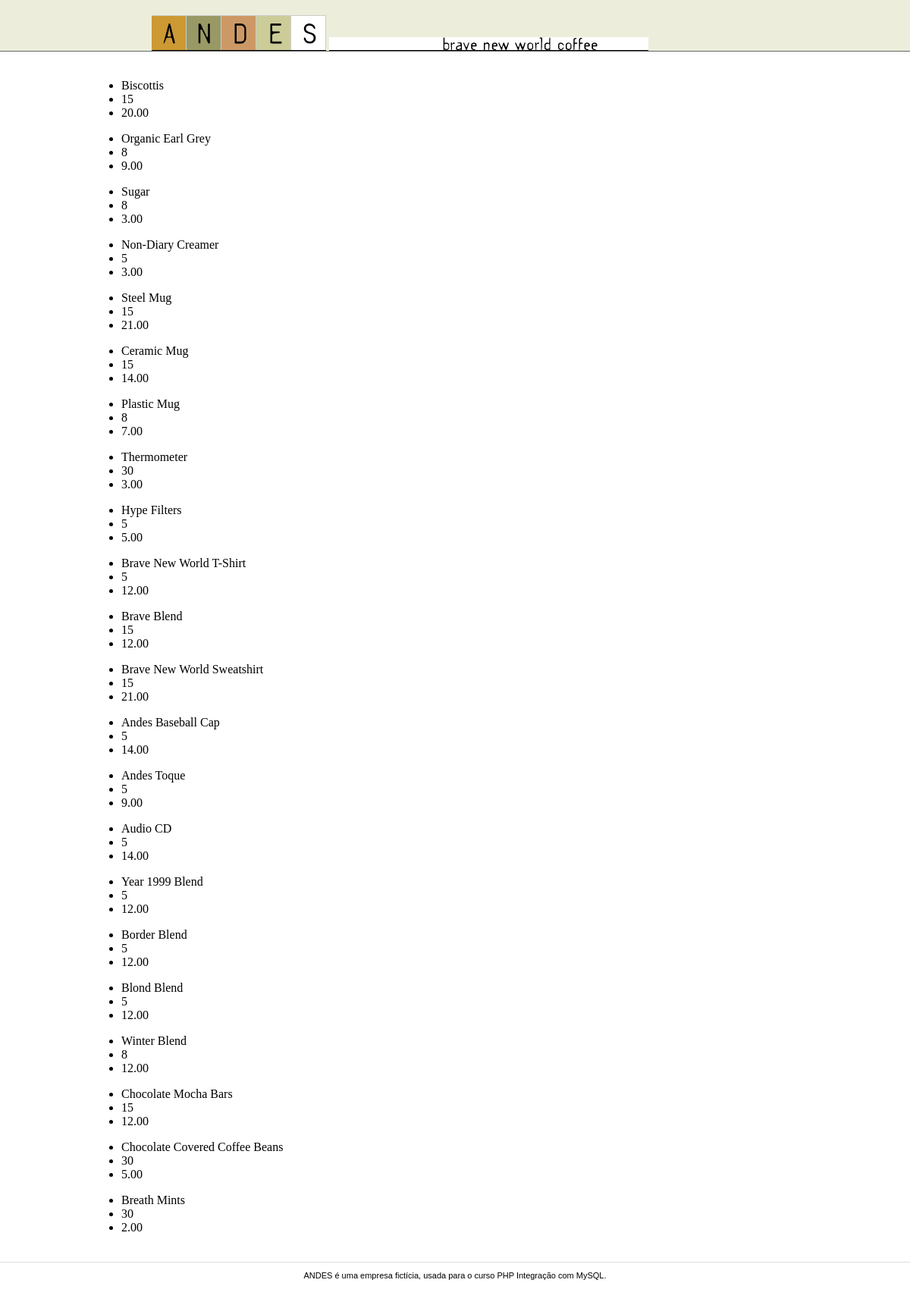
The app's page /public/02-ListagemDeProdutos/01-RealizarUmaListagemDeProdutos.php with its own data.
### tables this page shows
CREATE TABLE `produtos` (
  `produtoID` int(11) NOT NULL AUTO_INCREMENT,
  `nomeproduto` varchar(50) DEFAULT NULL,
  `descricao` longtext,
  `codigobarra` varchar(15) DEFAULT NULL,
  `tempoentrega` tinyint(3) DEFAULT NULL,
  `precorevenda` decimal(10,2) DEFAULT NULL,
  `precounitario` decimal(10,2) DEFAULT NULL,
  `estoque` mediumint(4) DEFAULT NULL,
  `imagemgrande` varchar(100) DEFAULT NULL,
  `imagempequena` varchar(100) DEFAULT NULL,
  `descontinuado` tinyint(1) DEFAULT '0',
  `fornecedorID` tinyint(3) DEFAULT NULL,
  `categoriaID` tinyint(3) DEFAULT NULL,
  PRIMARY KEY (`produtoID`)
);

### public/02-ListagemDeProdutos/01-RealizarUmaListagemDeProdutos.php (the view, shortened to what this page needs)
<?php require_once("../../conexao/conexao.php"); ?>
<?php
    $produtos ="SELECT produtoID, nomeproduto, tempoentrega, precounitario ";
    $produtos .= " FROM produtos ";
    $resultado = mysqli_query($conecta, $produtos);
?>
<!doctype html>
<html>
    <head>
        <link href="_css/estilo.css" rel="stylesheet">
    </head>
    <body>
        <?php include_once("../_incluir/topo.php"); ?>
        <?php include_once("../_incluir/funcoes.php"); ?>
        <main>
        <?php
            while($linha = mysqli_fetch_assoc($resultado))  {
        ?>
        <ul>
            <li><?php    echo $linha["nomeproduto"]     ?>  </li>
            <li><?php    echo $linha["tempoentrega"]    ?>  </li>
            <li><?php    echo $linha["precounitario"]   ?>  </li>
        </ul>
        <?php
        }
        ?>
        </main>
        <?php include_once("../_incluir/rodape.php"); ?>
    </body>
</html>

### public/02-ListagemDeProdutos/_css/estilo.css (style rules this page uses)
body { margin:0 }
main { width:960px; min-height: 500px; padding:20px 0; margin:0 auto; }

### records on screen
produtos: nomeproduto "Biscottis", tempoentrega "15", precounitario "20.00"
produtos: nomeproduto "Organic Earl Grey", tempoentrega "8", precounitario "9.00"
produtos: nomeproduto "Sugar", tempoentrega "8", precounitario "3.00"
produtos: nomeproduto "Non-Diary Creamer", tempoentrega "5", precounitario "3.00"
produtos: nomeproduto "Steel Mug", tempoentrega "15", precounitario "21.00"
produtos: nomeproduto "Ceramic Mug", tempoentrega "15", precounitario "14.00"
produtos: nomeproduto "Plastic Mug", tempoentrega "8", precounitario "7.00"
produtos: nomeproduto "Thermometer", tempoentrega "30", precounitario "3.00"
produtos: nomeproduto "Hype Filters", tempoentrega "5", precounitario "5.00"
produtos: nomeproduto "Brave New World T-Shirt", tempoentrega "5", precounitario "12.00"
produtos: nomeproduto "Brave Blend", tempoentrega "15", precounitario "12.00"
produtos: nomeproduto "Brave New World Sweatshirt", tempoentrega "15", precounitario "21.00"
produtos: nomeproduto "Andes Baseball Cap", tempoentrega "5", precounitario "14.00"
produtos: nomeproduto "Andes Toque", tempoentrega "5", precounitario "9.00"
produtos: nomeproduto "Audio CD", tempoentrega "5", precounitario "14.00"
produtos: nomeproduto "Year 1999 Blend", tempoentrega "5", precounitario "12.00"
produtos: nomeproduto "Border Blend", tempoentrega "5", precounitario "12.00"
produtos: nomeproduto "Blond Blend", tempoentrega "5", precounitario "12.00"
produtos: nomeproduto "Winter Blend", tempoentrega "8", precounitario "12.00"
produtos: nomeproduto "Chocolate Mocha Bars", tempoentrega "15", precounitario "12.00"
produtos: nomeproduto "Chocolate Covered Coffee Beans", tempoentrega "30", precounitario "5.00"
produtos: nomeproduto "Breath Mints", tempoentrega "30", precounitario "2.00"
